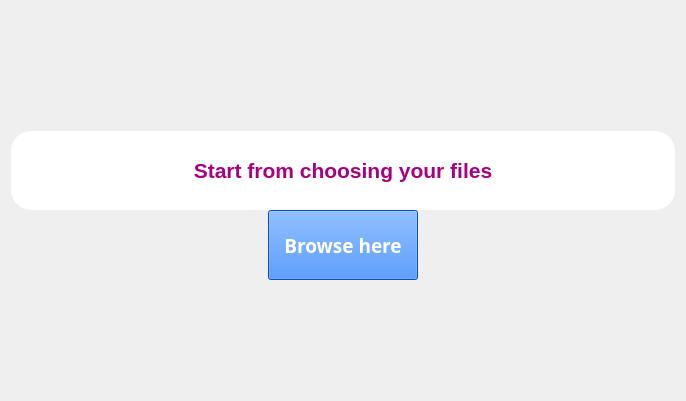
<?xml version="1.0" encoding="UTF-8"?>
<ui version="4.0">
 <class>Editor</class>
 <widget class="QWidget" name="Editor">
  <property name="geometry">
   <rect>
    <x>0</x>
    <y>0</y>
    <width>686</width>
    <height>401</height>
   </rect>
  </property>
  <property name="mouseTracking">
   <bool>false</bool>
  </property>
  <property name="focusPolicy">
   <enum>Qt::NoFocus</enum>
  </property>
  <property name="windowTitle">
   <string>Image Editor</string>
  </property>
  <property name="styleSheet">
   <string notr="true">background-color: qlineargradient(spread:pad, x1:0, y1:0, x2:0, y2:1, stop:0 rgb(158, 134, 255) , stop:1 
rgb(000000));


</string>
  </property>
  <layout class="QVBoxLayout" name="verticalLayout_2">
   <item>
    <layout class="QVBoxLayout" name="vbox">
     <property name="spacing">
      <number>0</number>
     </property>
     <property name="sizeConstraint">
      <enum>QLayout::SetDefaultConstraint</enum>
     </property>
     <property name="topMargin">
      <number>0</number>
     </property>
     <item>
      <layout class="QVBoxLayout" name="vbox2">
       <property name="spacing">
        <number>0</number>
       </property>
       <property name="leftMargin">
        <number>0</number>
       </property>
       <property name="topMargin">
        <number>120</number>
       </property>
       <item>
        <widget class="QLabel" name="title">
         <property name="layoutDirection">
          <enum>Qt::LeftToRight</enum>
         </property>
         <property name="styleSheet">
          <string notr="true">background-color:none;
background-color:rgb(255, 255, 255);
border-radius:20px</string>
         </property>
         <property name="text">
          <string>&lt;html&gt;&lt;head/&gt;&lt;body&gt;&lt;p align=&quot;center&quot;&gt;&lt;span style=&quot; font-size:16pt; font-weight:600; color:#aa007f;&quot;&gt;Start from choosing your files&lt;/span&gt;&lt;/p&gt;&lt;/body&gt;&lt;/html&gt;</string>
         </property>
         <property name="alignment">
          <set>Qt::AlignCenter</set>
         </property>
        </widget>
       </item>
      </layout>
     </item>
     <item>
      <layout class="QHBoxLayout" name="hbox">
       <property name="spacing">
        <number>0</number>
       </property>
       <property name="bottomMargin">
        <number>110</number>
       </property>
       <item>
        <widget class="QPushButton" name="browse">
         <property name="sizePolicy">
          <sizepolicy hsizetype="Fixed" vsizetype="Fixed">
           <horstretch>0</horstretch>
           <verstretch>0</verstretch>
          </sizepolicy>
         </property>
         <property name="maximumSize">
          <size>
           <width>150</width>
           <height>70</height>
          </size>
         </property>
         <property name="sizeIncrement">
          <size>
           <width>0</width>
           <height>0</height>
          </size>
         </property>
         <property name="baseSize">
          <size>
           <width>0</width>
           <height>0</height>
          </size>
         </property>
         <property name="font">
          <font>
           <family>Segoe UI Black</family>
           <pointsize>14</pointsize>
           <bold>true</bold>
          </font>
         </property>
         <property name="focusPolicy">
          <enum>Qt::NoFocus</enum>
         </property>
         <property name="layoutDirection">
          <enum>Qt::LeftToRight</enum>
         </property>
         <property name="styleSheet">
          <string notr="true">#MainWindow {
	background-color: #fff;
}

#MainWindow QPushButton {
	border: 5px solid #fff;
	border-radius: 8px;
    border: 5px solid #fff;
    padding: 1px 5px;
	min-width: 120px;
	min-height:35px;
}

#browse{
	color: #fff;
    background-color: #0d6efd;
}

#browse:hover {
	background-color: #0055ff;
}

#browse:pressed {
	border: 4px solid #98c1fe;
}
</string>
         </property>
         <property name="text">
          <string>Browse here</string>
         </property>
         <property name="iconSize">
          <size>
           <width>19</width>
           <height>19</height>
          </size>
         </property>
         <property name="autoDefault">
          <bool>false</bool>
         </property>
         <property name="default">
          <bool>false</bool>
         </property>
         <property name="flat">
          <bool>false</bool>
         </property>
        </widget>
       </item>
      </layout>
     </item>
    </layout>
   </item>
  </layout>
 </widget>
 <resources/>
 <connections/>
</ui>
